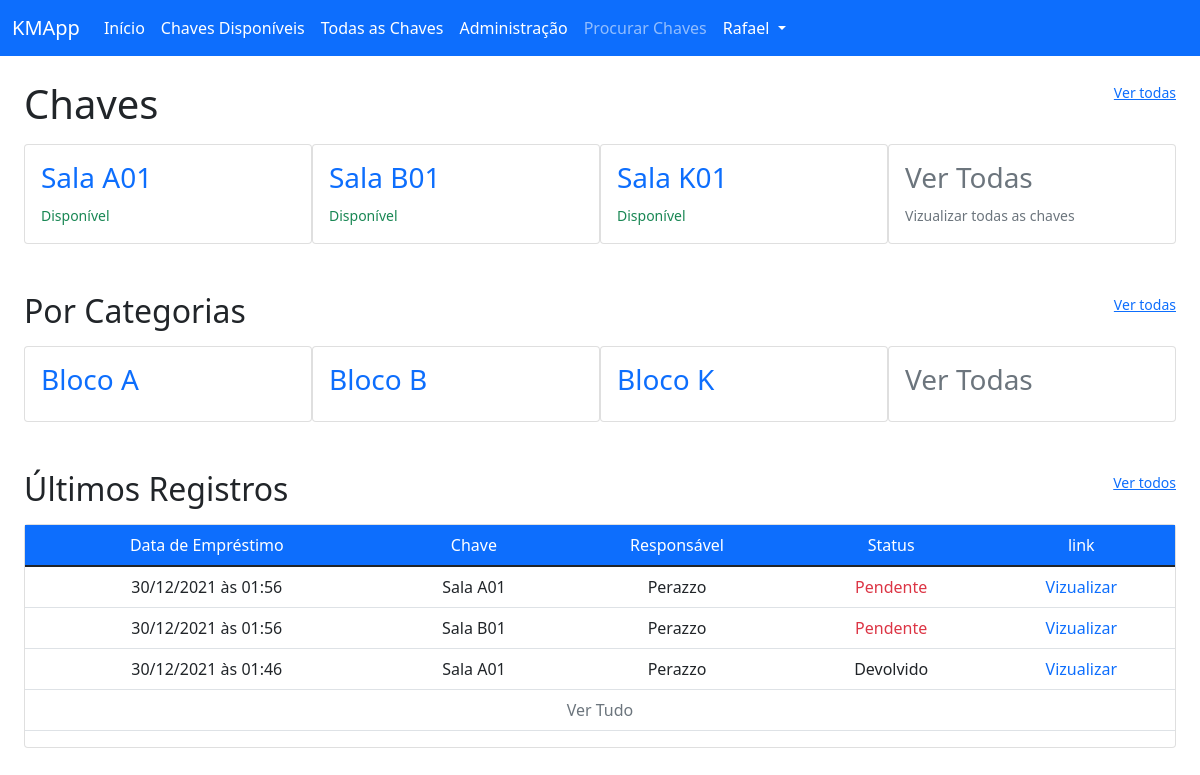
Screenshot of /view/ (signed in) with the database file from the repository.
### key_manager/models/key.py (models this page shows, shortened)
class Key(db.Model):
    __tablename__ = 'keys'
    id = db.Column(db.Integer, primary_key=True)
    key_category_id = db.Column(db.Integer, db.ForeignKey("categories.id"))
    key_avaliable = db.Column(db.Boolean, default=True)
    name = db.Column(db.String(100), unique=False, nullable=False)
    slug = db.Column(db.String(100), unique=True, nullable=False)
    creation_date = db.Column(db.DateTime, nullable=False, default=datetime.utcnow)

### key_manager/models/category.py (models this page shows, shortened)
class Category(db.Model):
    __tablename__ = 'categories'
    id = db.Column(db.Integer, primary_key=True)
    name = db.Column(db.String(100), unique=False, nullable=False)
    slug = db.Column(db.String(100), unique=True, nullable=False)
    creation_date = db.Column(db.DateTime, nullable=False, default=datetime.utcnow)

### key_manager/models/registry.py (models this page shows, shortened)
class Registry(db.Model):
    __tablename__ = 'registries'
    id = db.Column(db.Integer, primary_key=True)
    user_id = db.Column(db.Integer, db.ForeignKey('users.id'), nullable=False)
    key_loan_date = db.Column(db.DateTime, nullable=False, default=datetime.utcnow)
    key_return_date = db.Column(db.DateTime, nullable=True)
    key_id = db.Column(db.Integer, db.ForeignKey('keys.id'), nullable=False)
    holder_name = db.Column(db.String(100), nullable=False)
    holder_email = db.Column(db.String(100), nullable=True)

### key_manager/routes/views.py (the view)
@view.route("/")
def viewIndex():
    keys = Key.query.filter_by(key_avaliable=True).order_by(Key.name).all()
    cats = Category.query.order_by(Category.name).limit(7)
    regs = Registry.query.order_by(Registry.key_loan_date.desc()).limit(7)
    return render_template("view/indexView.html", keys=keys, categories=cats, registries=regs, key_names=Key.query, hidden_footer=True, title="Vizualização" )

### key_manager/templates/view/indexView.html
{% extends 'base.html' %}
{% block content %}
<div class="container-fluid">
    <div class="row mt-4">
        <h1 class="col">Chaves</h1>
        <a class="col-auto" href="{{url_for('view.viewAllKeys')}}"><small>Ver todas</small></a>
    </div>
    <div class="card-group row-cols-4 mt-2">
        {% for key in keys %}
        <a class="text-decoration-none" href="{{url_for('view.viewKey', key_slug=key.slug)}}">
            <div class="card">
                <div class="card-body">
                    <h3>{{key.name}}</h3>
                    <small>
                        {% if key.key_avaliable %}
                        <span class="text-success">Disponível</span>
                        {% else %}
                        <span class="text-danger">Em uso</span>
                        {% endif %}
                    </small>
                </div>
            </div>
        </a>
        {% endfor %}
        <a class="text-decoration-none" href="{{url_for('view.viewAllKeys')}}">
            <div class="card">
                <div class="card-body link-secondary">
                    <h3>Ver Todas</h3>
                    <small>Vizualizar todas as chaves</small>
                </div>
            </div>
        </a>
    </div>
    <div class="row mt-5">
        <h2 class="col">Por Categorias</h2>
        <a class="col-auto" href="{{url_for('view.viewAllCategories')}}"><small>Ver todas</small></a>
    </div>
    <div class="card-group row-cols-4 mt-2">
        {% for category in categories %}
        <a class="text-decoration-none" href="{{url_for('view.viewCat', category_slug=category.slug)}}">
            <div class="card">
                <div class="card-body">
                    <h3>{{category.name}}</h3>
                </div>
            </div>
        </a>
        {% endfor %}
        <a class="text-decoration-none" href="{{url_for('view.viewAllCategories')}}">
            <div class="card">
                <div class="card-body link-secondary">
                    <h3>Ver Todas</h3>
                </div>
            </div>
        </a>
    </div>
    <div class="row mt-5">
        <h2 class="col">Últimos Registros</h2>
        <a class="col-auto" href="{{url_for('view.viewAllRegistries')}}"><small>Ver todos</small></a>
    </div>
    <div class="card-group mt-2">
        <div class="card">
            <div class="car-body">
                <table class="table">
                    <thead class="bg-primary text-white">
                        <tr>
                            <td class="col-auto text-center">Data de Empréstimo</td>
                            <td class="col-auto text-center">Chave</td>
                            <td class="col-auto text-center">Responsável</td>
                            <td class="col-auto text-center">Status</td>
                            <td class="col-auto text-center">link</td>
                        </tr>
                    </thead>
                    <tbody>
                    {% for registry in registries %}
                        <tr>
                            <td class="col-auto text-center">{{ registry.key_loan_date.strftime("%d/%m/%Y às %H:%M") }}</td>
                            {% for name in key_names.filter_by(id=registry.key_id).all() %}
                            <td class="col-auto text-center">{{ name.name }}</td>
                            {% endfor %}
                            <td class="col-auto text-center">{{ registry.holder_name }}</td>
                            <td class="col-auto text-center">
                                {% if registry.key_return_date %}
                                <span>Devolvido</span>
                                {% else %}
                                <span class="text-danger">Pendente</span>
                                {% endif %}
                            </td>
                            <td class="col-auto text-center">
                                <a class="text-decoration-none" href="{{url_for('view.viewReg', reg_id=registry.id)}}">Vizualizar</a>
                            </td>
                        </tr>
                        {% endfor %}
                        <tr>
                            <td class="col-auto text-center" colspan="5">
                                <a class="text-decoration-none link-secondary" href="{{url_for('view.viewAllRegistries')}}">Ver Tudo</a>
                            </td>
                        </tr>
                    </tbody>
                </table>
            </div>
        </div>
    </div>
{% endblock %}

### rows the page displays
Key: name "Sala A01", key_avaliable "Disponível"
Key: name "Sala B01", key_avaliable "Disponível"
Key: name "Sala K01", key_avaliable "Disponível"
Category: name "Bloco A"
Category: name "Bloco B"
Category: name "Bloco K"
Registry: key_loan_date "30/12/2021 às 01:56", holder_name "Perazzo", shows "Pendente"
Registry: key_loan_date "30/12/2021 às 01:56", holder_name "Perazzo", shows "Pendente"
Registry: key_loan_date "30/12/2021 às 01:46", holder_name "Perazzo", shows "Devolvido"

### other values shown
{{ session.get('user_name') }} "Rafael"
